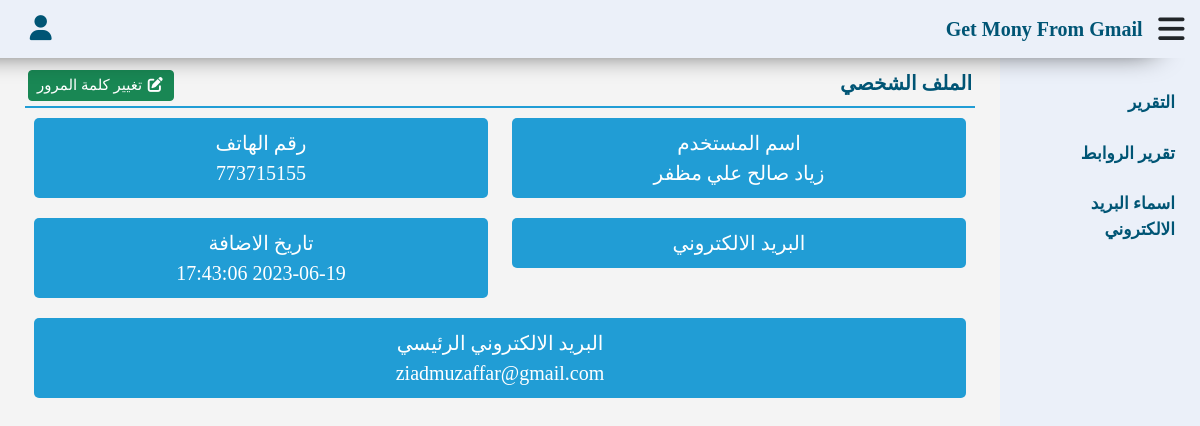
The page /gmr_test/accounts.php?Page=Profile (signed in) on the database its author committed.
### tables this page shows
CREATE TABLE `users` (
  `id` int(11) NOT NULL,
  `username` text NOT NULL,
  `pass` text NOT NULL,
  `phone` text NOT NULL,
  `main_email` varchar(255) NOT NULL,
  `email` text NOT NULL,
  `us_date` timestamp NOT NULL DEFAULT current_timestamp(),
  `active` int(1) NOT NULL DEFAULT 1,
  `type` int(1) NOT NULL DEFAULT 2
);

### gmr_test/function.php (called while the page is built, shortened)
<?php
function getItem($table, $value, $where, $select) {
    global $con;
    $statment = $con->prepare("SELECT * FROM $table WHERE $where");
    $statment->execute(array($value));
    $fetch = $statment->fetch();
    return $fetch[$select];
}

### gmr_test/inc/page/accounts/profile.php (the view, shortened to what this page needs)
<?php $username = $_SESSION['foursan'] ?>
<div class="content">
    <nav class="navbar navbar-expand-lg">
        <a class="navbar-brand">
            <span><?php echo $pageTitle ?></span>
        </a>
        <div class="collapse navbar-collapse" id="navbarSupportedContent">
            <ul class="navbar-nav <?php echo $navbar ?>-auto mb-2 mb-lg-0">
                <li class="nav-item">
                    <a class="nav-link btn btn-success btn-sm" aria-current="page" href="?Page=Edit">
                        <i class="fa fa-edit fa-fw"></i>
                        <span>
                            <?php echo words('Change Password') ?>
                        </span>
                    </a>
                </li>
            </ul>
        </div>
    </nav>
    <div class="container">
        <div class="profile">
            <div class="row text-center">
                <div class="col-sm-6">
                    <div class="pro">
                        <p><?php echo words('User Name') ?></p>
                        <p><?php echo $username ?></p>
                    </div>
                </div>
                <div class="col-sm-6">
                    <div class="pro">
                        <p><?php echo words('Phone') ?></p>
                        <p><?php echo getItem('users',$username,'username=?','phone') ?></p>
                    </div>
                </div>
                <div class="col-sm-6">
                    <div class="pro">
                        <p><?php echo words('Email') ?></p>
                    </div>
                </div>
                <div class="col-sm-6">
                    <div class="pro">
                        <p><?php echo words('Add Date') ?></p>
                        <p><?php echo getItem('users',$username,'username=?','us_date') ?></p>
                    </div>
                </div>
                <div class="col-12">
                    <div class="pro">
                        <p><?php echo words('Main Email') ?></p>
                        <p><?php echo getItem('users',$username,'username=?','main_email') ?></p>
                    </div>
                </div>
            </div>
        </div>
    </div>
</div>

### gmr_test/lay/css/style.css (style rules this page uses)
:root { --background: #ebf0f9; --primary: white; --secondry: #005575; --third: #219dd5; }
* { box-sizing: border-box; font-family: 'Cairo'; }
body { background-color: #f4f4f4; }
ul { list-style: none; }
a { text-decoration: none; }
P, ul, h1, h2, h3, h4, h5, h6 { margin: 0; padding: 0; }
.row { margin: 0; }
.content { position: relative; top: 50px; width: calc(100% - 200px); transition: .3s; padding: 10px; }
.navbar { border-bottom: 2px solid var(--third); margin: 0 15px 10px; padding: 3px; }
.navbar .navbar-brand { color: var(--secondry); font-weight: bold; font-size: 20px; margin: 0; }
.navbar ul { margin: 5px 0; }
.navbar ul a,.navbar ul a:hover,.navbar ul a:focus { padding: 3px; color: white; font-size: 15px; }
.profile .pro { background-color: var(--third); padding: 10px; margin-bottom: 20px; border-radius: 5px; }
.profile .pro p { color: var(--primary); font-size: 20px; }

### gmr_test/lay/css/ar.css (style rules this page uses)
.content { right: 200px; }

### rows shown on the page
users: phone "773715155", us_date "2023-06-19 17:43:06", main_email "ziadmuzaffar@gmail.com"

### other values the page prints
words('Report') "التقرير"
words('Url Report') "تقرير الروابط"
words('Email Names') "اسماء البريد الالكتروني"
$pageTitle "الملف الشخصي"
words('Change Password') "تغيير كلمة المرور"
words('User Name') "اسم المستخدم"
$username "زياد صالح علي مظفر"
words('Phone') "رقم الهاتف"
words('Email') "البريد الالكتروني"
words('Add Date') "تاريخ الاضافة"
words('Main Email') "البريد الالكتروني الرئيسي"
